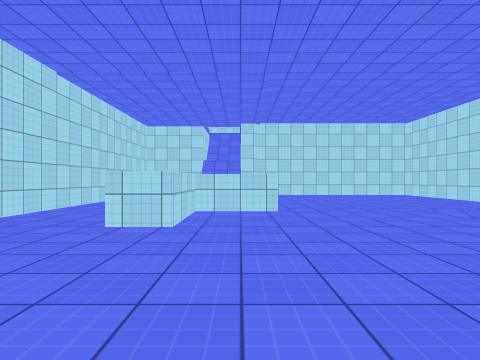
View 1 (above)

17 first-person views from a walk through a scene from a Unity 3-D project. The camera is 1.2 m above the floor, looks level and sees 75° across. The floor is counted in squares, 2 m on a side. Each view is taken from the middle of a square. On the plan, view 1 faces up. The plan holds only what a view shows up to about 9 squares ahead; the rest is blank. The place goes on beyond the plan. The player character is not drawn. Surface patterns are stand-ins for the level's own textures.

View 2
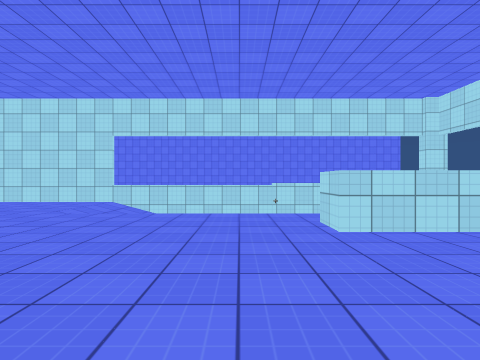

View 3
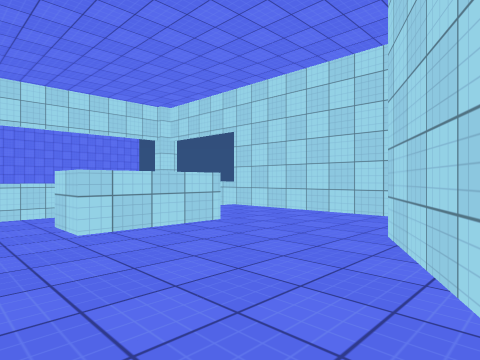

View 4
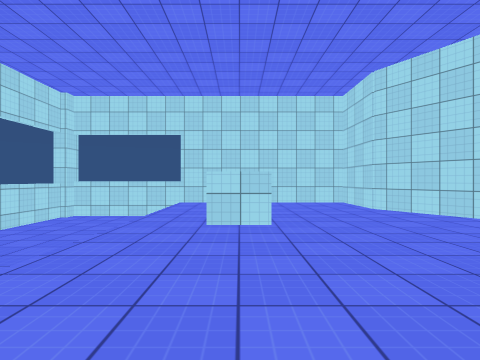

View 5
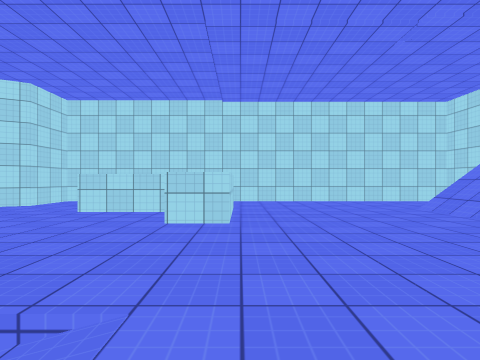

View 6
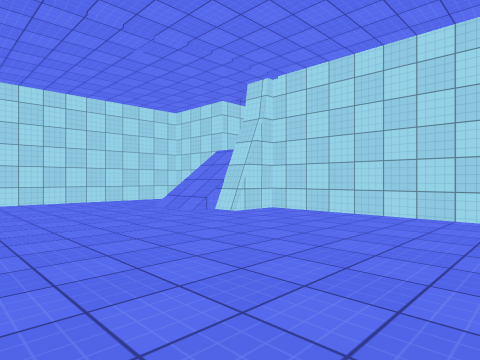

View 7
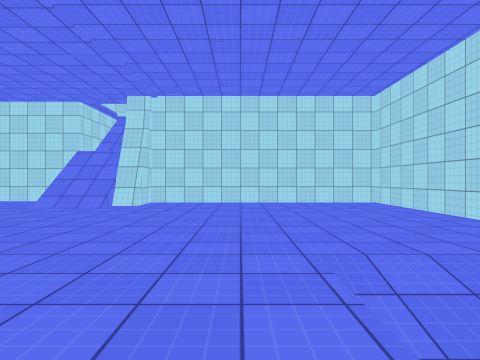

View 8
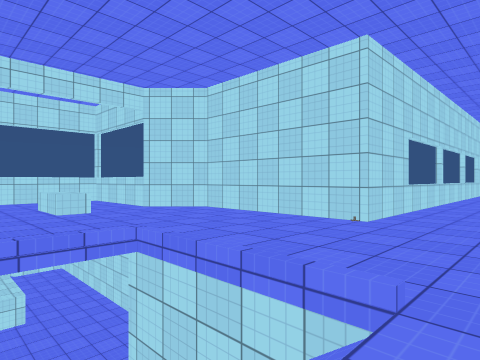

View 9
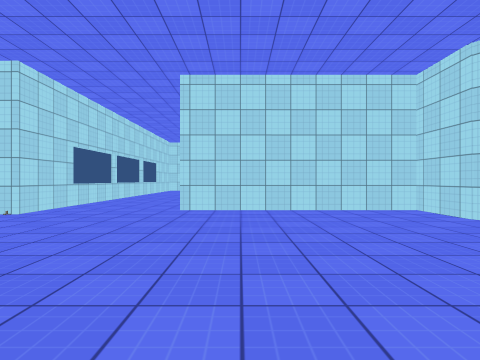

View 10
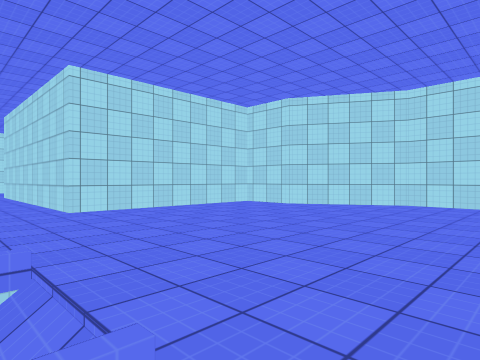

View 11
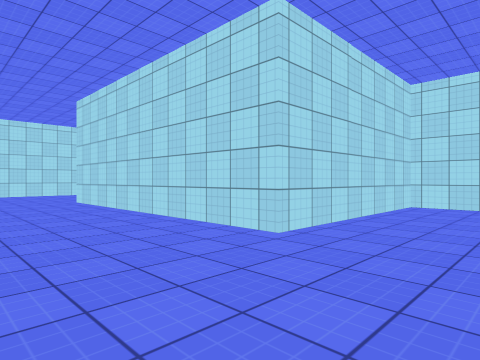

View 12
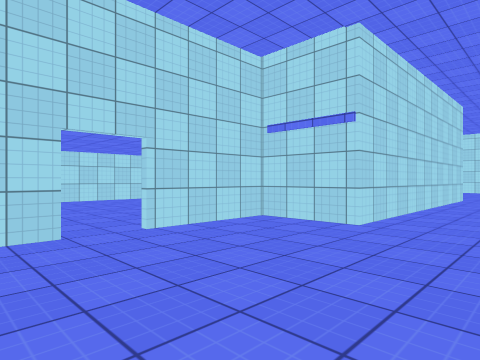

View 13
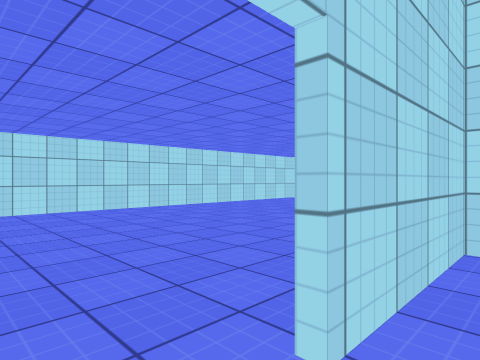

View 14
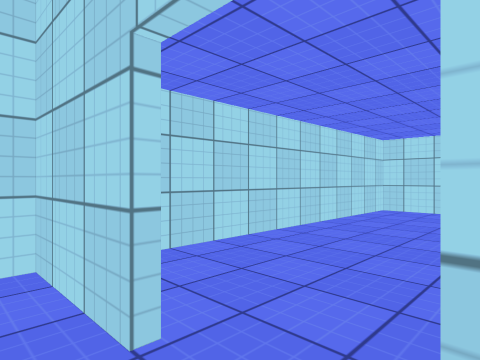

View 15
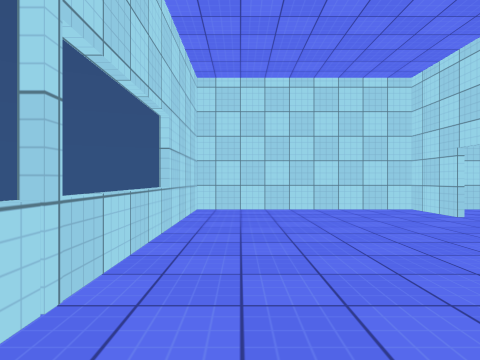

View 16
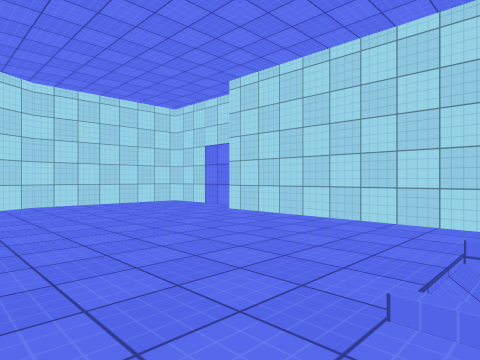

View 17
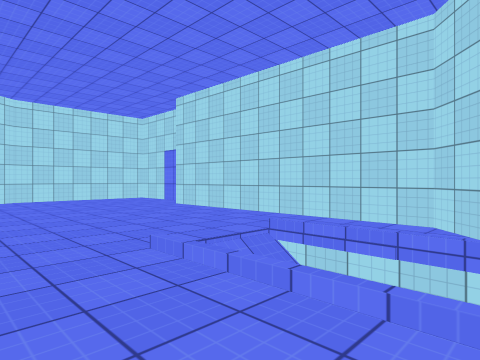

### Floor plan
Key: @ floor where view 1 was taken; # wall or solid block; x gap in a wall; . main floor; - floor 5.75 m lower than the main floor; _ floor 6.5 m lower than the main floor; / step, stairs or slope; = window, fence, low wall or low ledge; ^ raised ledge; v drop or lower ground.
Columns run from 17 left of view 1 to 7 right of it. Each row starts with its distance up from view 1.
 24  ########
 23  #.......     #######
 22  #.......  ####.....#
 21  #......   #........#
 20  #....     #.......##
 19  #xx##     #.......#
 18 ##...#     #.......#
 17 #....#######.......#
 16 #..................#
 15 #...............//.#
 14 ####====#==##... v.#
 13             #.///########
 12             #.--/#------#
 11             #.--//------#
 10             ##----------#
  9              #----------#
  8              #----------#
  7              #--^^------#
  6              #--^^---///=
  5              #--^----_  #
  4              #--^----_  #
  3              #-------__ #
  2              ###---^-__ #
  1                #---^-___#
  0                ##@-^-___#
 -1                 #----___#
 -2                 #----___#
 -3                 #########

Where each view was taken, in squares from view 1:
view 1: 0 up, 0 right, facing up
view 2: 3 up, 2 left, facing right
view 3: 3 up, 2 left, facing down-right
view 4: 6 up, 2 right, facing down
view 5: 7 up, 5 right, facing left
view 6: 7 up, 5 right, facing up-left
view 7: 4 up, 3 right, facing up
view 8: 16 up, 0 right, facing down-left
view 9: 18 up, 1 right, facing left
view 10: 15 up, 1 right, facing up-left
view 11: 14 up, 3 left, facing up-left
view 12: 15 up, 16 left, facing up-right
view 13: 18 up, 15 left, facing up-right
view 14: 18 up, 14 left, facing up-left
view 15: 15 up, 10 left, facing left
view 16: 15 up, 3 left, facing up-right
view 17: 13 up, 3 left, facing up-right
